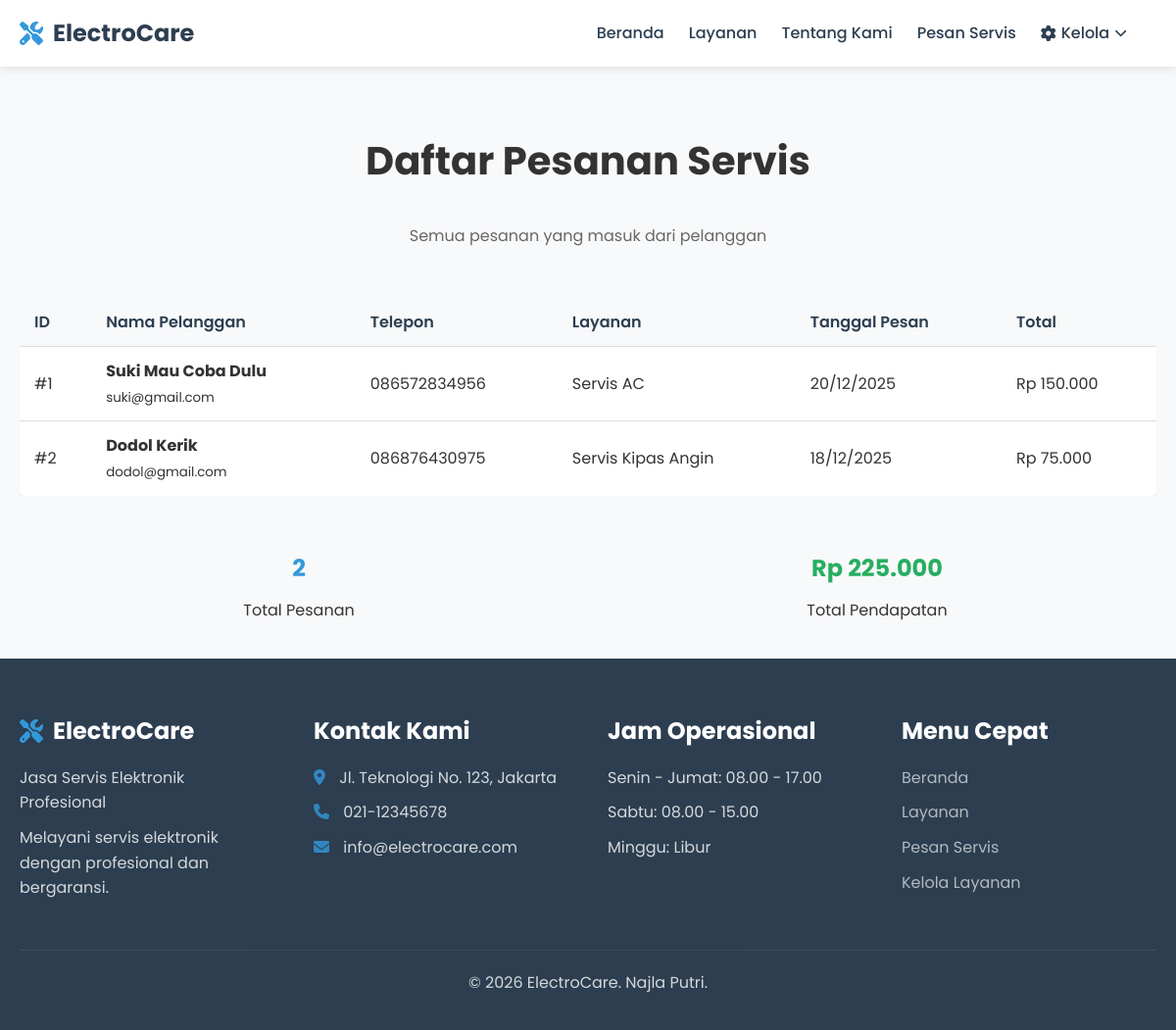
/pesanan.php, run on the app's committed database.
### tables this page shows
CREATE TABLE `orders` (
  `id` int(11) NOT NULL,
  `service_id` int(11) DEFAULT NULL,
  `customer_name` varchar(100) NOT NULL,
  `customer_phone` varchar(20) NOT NULL,
  `customer_email` varchar(100) DEFAULT NULL,
  `customer_address` text DEFAULT NULL,
  `problem_description` text DEFAULT NULL,
  `order_date` date DEFAULT NULL,
  `status` varchar(20) DEFAULT 'pending',
  `created_at` timestamp NOT NULL DEFAULT current_timestamp()
);

CREATE TABLE `services` (
  `id` int(11) NOT NULL,
  `name` varchar(100) NOT NULL,
  `description` text DEFAULT NULL,
  `price` decimal(10,2) NOT NULL,
  `image_url` varchar(255) DEFAULT NULL,
  `category` varchar(50) DEFAULT NULL,
  `duration` varchar(50) DEFAULT NULL,
  `created_at` timestamp NOT NULL DEFAULT current_timestamp()
);

### pesanan.php (the view, shortened to what this page needs)
<?php
require_once 'includes/database.php';
$orders_query = "SELECT o.*, s.name as service_name, s.price
                 FROM orders o
                 JOIN services s ON o.service_id = s.id
                 ORDER BY o.created_at ASC";
$orders_result = mysqli_query($conn, $orders_query);
?>
<?php
include 'includes/header.php';
?>
<div class="container admin-container">
    <h1 class="text-center">Daftar Pesanan Servis</h1>
    <p class="text-center section-subtitle">Semua pesanan yang masuk dari pelanggan</p>
    <div class="table-container">
        <table class="table">
            <thead>
                <tr>
                    <th>ID</th>
                    <th>Nama Pelanggan</th>
                    <th>Telepon</th>
                    <th>Layanan</th>
                    <th>Tanggal Pesan</th>
                    <th>Total</th>
                </tr>
            </thead>
            <tbody>
                <?php if(mysqli_num_rows($orders_result) > 0): ?>
                    <?php while($order = mysqli_fetch_assoc($orders_result)): ?>
                    <tr>
                        <td>#<?php echo $order['id']; ?></td>
                        <td>
                            <strong><?php echo htmlspecialchars($order['customer_name']); ?></strong>
                            <?php if($order['customer_email']): ?>
                            <br><small><?php echo htmlspecialchars($order['customer_email']); ?></small>
                            <?php endif; ?>
                        </td>
                        <td><?php echo htmlspecialchars($order['customer_phone']); ?></td>
                        <td><?php echo htmlspecialchars($order['service_name']); ?></td>
                        <td><?php echo date('d/m/Y', strtotime($order['order_date'])); ?></td>
                        <td>Rp <?php echo number_format($order['price'], 0, ',', '.'); ?></td>
                    </tr>
                    <?php endwhile; ?>
                <?php endif; ?>
            </tbody>
        </table>
    </div>
    <?php
    $total_orders = mysqli_query($conn, "SELECT COUNT(*) as count FROM orders");
    $total_orders = mysqli_fetch_assoc($total_orders)['count'];
    $total_revenue = mysqli_query($conn, "SELECT SUM(s.price) as total FROM orders o JOIN services s ON o.service_id = s.id");
    $total_revenue = mysqli_fetch_assoc($total_revenue)['total'] ?: 0;
    ?>
    <div style="display: grid; grid-template-columns: repeat(auto-fit, minmax(200px, 1fr)); gap: 20px; margin-top: 40px;">
        <div style="background-color: #f8f9fa; padding: 20px; border-radius: 10px; text-align: center;">
            <h3 style="color: #3498db;"><?php echo $total_orders; ?></h3>
            <p>Total Pesanan</p>
        </div>
        <div style="background-color: #f8f9fa; padding: 20px; border-radius: 10px; text-align: center;">
            <h3 style="color: #27ae60;">Rp <?php echo number_format($total_revenue, 0, ',', '.'); ?></h3>
            <p>Total Pendapatan</p>
        </div>
    </div>
</div>
<?php include 'includes/footer.php'; ?>

### css/style.css (style rules this page uses)
* { margin: 0; padding: 0; box-sizing: border-box; }
body { font-family: 'Poppins', sans-serif; line-height: 1.6; color: #333; background-color: #f8f9fa; }
.container { width: 100%; max-width: 1200px; margin: 0 auto; padding: 0 20px; }
h1, h2, h3, h4 { font-weight: 700; line-height: 1.2; margin-bottom: 1rem; }
h1 { font-size: 2.5rem; }
h3 { font-size: 1.5rem; }
p { margin-bottom: 1rem; }
.section-subtitle { text-align: center; color: #666; margin-bottom: 50px; }
.text-center { text-align: center; margin-top: 40px; }
.table-container { overflow-x: auto; margin: 20px 0; }
.table { width: 100%; border-collapse: collapse; background-color: white; box-shadow: 0 2px 10px rgba(0,0,0,0.1); border-radius: 5px; overflow: hidden; }
.table th, .table td { padding: 12px 15px; text-align: left; border-bottom: 1px solid #ddd; }
.table th { background-color: #f8f9fa; font-weight: 600; color: #2c3e50; }
.table tr:last-child td { border-bottom: none; }
.admin-container { padding-top: 100px; min-height: calc(100vh - 300px); }

### data on the page
orders: id "1", customer_name "Suki Mau Coba Dulu", customer_email "suki@gmail.com", customer_phone "086572834956", service.name "Servis AC", order_date "20/12/2025", service.price "150.000"
orders: id "2", customer_name "Dodol Kerik", customer_email "dodol@gmail.com", customer_phone "086876430975", service.name "Servis Kipas Angin", order_date "18/12/2025", service.price "75.000"

### other printed values
SITE_NAME "ElectroCare"
$total_orders "2"
$total_revenue "225.000"
SITE_TAGLINE "Jasa Servis Elektronik Profesional"
